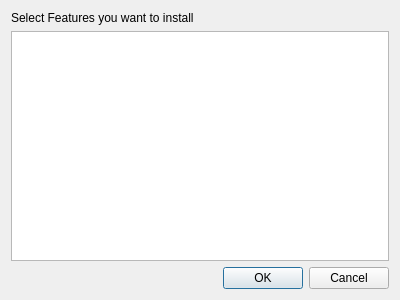
<?xml version="1.0" encoding="UTF-8"?>
<ui version="4.0">
 <class>Form</class>
 <widget class="QWidget" name="Form">
  <property name="geometry">
   <rect>
    <x>0</x>
    <y>0</y>
    <width>400</width>
    <height>300</height>
   </rect>
  </property>
  <property name="windowTitle">
   <string>Form</string>
  </property>
  <layout class="QVBoxLayout" name="verticalLayout">
   <item>
    <widget class="QLabel" name="label">
     <property name="text">
      <string>Select Features you want to install</string>
     </property>
    </widget>
   </item>
   <item>
    <widget class="QListWidget" name="listWidget"/>
   </item>
   <item>
    <widget class="QDialogButtonBox" name="buttonBox">
     <property name="standardButtons">
      <set>QDialogButtonBox::Cancel|QDialogButtonBox::Ok</set>
     </property>
    </widget>
   </item>
  </layout>
 </widget>
 <resources/>
 <connections/>
</ui>
